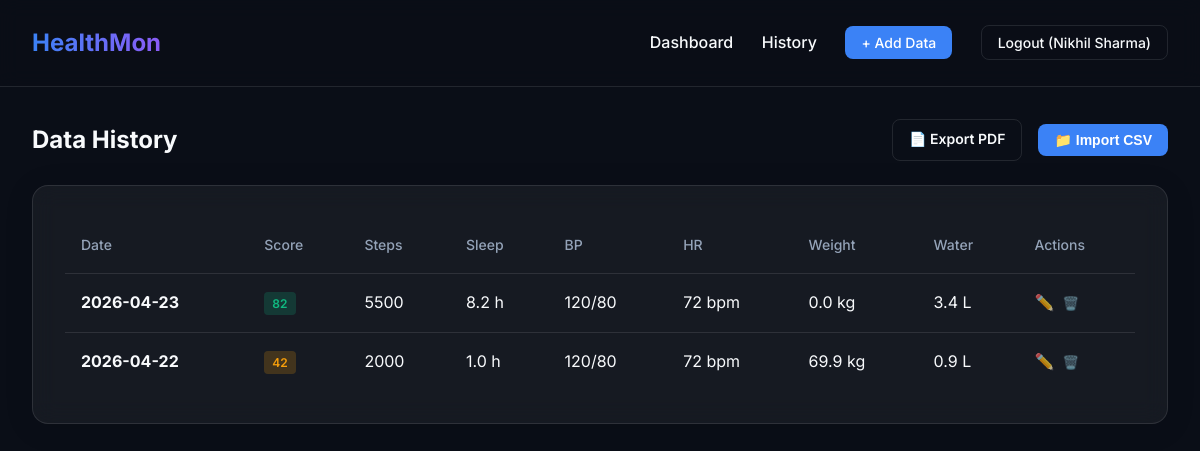
Page /history (signed in) on the earlier database version.
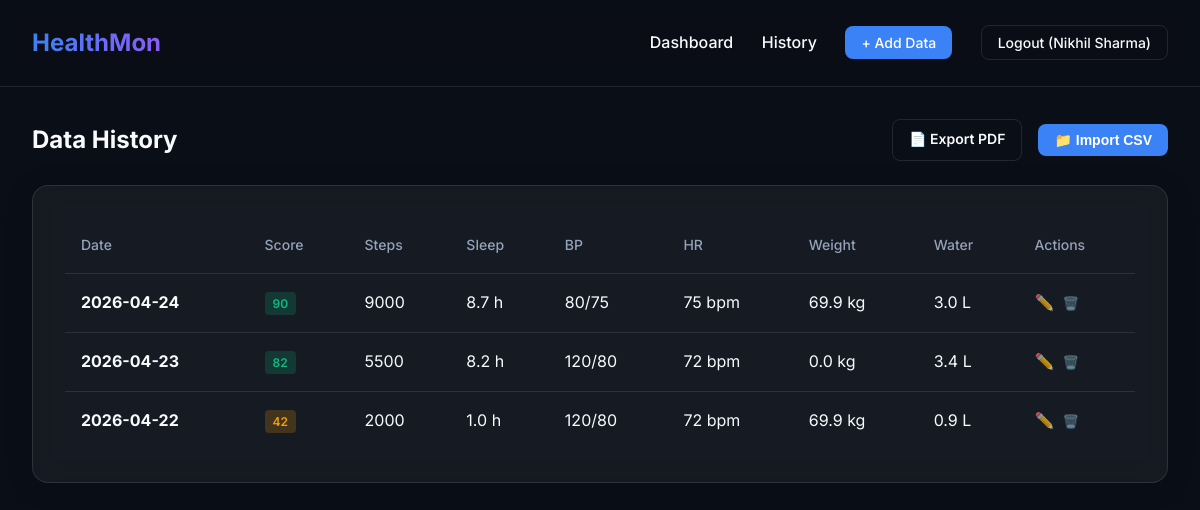
Same page on the later database version.
### models.py (models this page shows)
class DailyLog(db.Model):
    __tablename__ = 'daily_logs'
    id = db.Column(db.Integer, primary_key=True)
    user_id = db.Column(db.Integer, db.ForeignKey('users.id'), nullable=False)
    date = db.Column(db.Date, nullable=False, default=date.today)
    steps = db.Column(db.Integer, default=0)
    sleep_hours = db.Column(db.Float, default=0.0)
    bp_systolic = db.Column(db.Integer, default=120)
    bp_diastolic = db.Column(db.Integer, default=80)
    heart_rate = db.Column(db.Integer, default=72)
    weight = db.Column(db.Float, default=0.0)
    water_intake = db.Column(db.Float, default=0.0)   # litres
    score = db.Column(db.Integer, default=0)
    __table_args__ = (
        db.UniqueConstraint('user_id', 'date', name='uq_user_date'),
    )

### app.py (the view)
@app.route('/history')
@login_required
def history():
    uid = session['user_id']
    logs = DailyLog.query.filter_by(user_id=uid).order_by(DailyLog.date.desc()).all()
    return render_template('history.html', logs=logs)

### app.py (called while the page is built)
def login_required(f):
    @wraps(f)
    def decorated_function(*args, **kwargs):
        if 'user_id' not in session:
            flash('Please log in to access this page.', 'warning')
            return redirect(url_for('login'))
        return f(*args, **kwargs)
    return decorated_function

### templates/history.html (shortened to what this page needs)
{% extends "base.html" %}
{% block content %}
<div class="history-header">
    <h2>Data History</h2>
    <div class="history-actions">
        <a href="{{ url_for('export_pdf') }}" class="btn-outline-sm">📄 Export PDF</a>
        <form action="{{ url_for('upload_csv') }}" method="POST" enctype="multipart/form-data" class="inline-form" id="csvForm">
            <button type="button" class="btn-primary-sm" onclick="document.getElementById('csvFile').click();">
                📁 Import CSV
            </button>
        </form>
    </div>
</div>
<div class="table-container glass-card mt-3">
    {% if logs %}
    <table class="data-table">
        <thead>
            <tr>
                <th>Date</th>
                <th>Score</th>
                <th>Steps</th>
                <th>Sleep</th>
                <th>BP</th>
                <th>HR</th>
                <th>Weight</th>
                <th>Water</th>
                <th>Actions</th>
            </tr>
        </thead>
        <tbody>
            {% for log in logs %}
            <tr>
                <td><strong>{{ log.date }}</strong></td>
                <td>
                    <span class="badge score-badge {% if log.score > 75 %}high{% elif log.score > 40 %}med{% else %}low{% endif %}">
                        {{ log.score }}
                    </span>
                </td>
                <td>{{ log.steps }}</td>
                <td>{{ log.sleep_hours }} h</td>
                <td>{{ log.bp_systolic }}/{{ log.bp_diastolic }}</td>
                <td>{{ log.heart_rate }} bpm</td>
                <td>{{ log.weight }} kg</td>
                <td>{{ log.water_intake }} L</td>
                <td class="actions-cell">
                    <a href="{{ url_for('edit_log', log_id=log.id) }}" class="btn-icon">✏️</a>
                    <form action="{{ url_for('delete_log', log_id=log.id) }}" method="POST" class="inline-form" onsubmit="return confirm('Delete this entry?');">
                        <button type="submit" class="btn-icon delete">🗑️</button>
                    </form>
                </td>
            </tr>
            {% endfor %}
        </tbody>
    </table>
    {% else %}
    <div class="empty-state">
        <p>No health data logged yet.</p>
        <a href="{{ url_for('add_log') }}" class="btn-primary mt-2">Log Your First Entry</a>
    </div>
    {% endif %}
</div>
{% endblock %}

### templates/base.html (shortened to what this page needs)
<!DOCTYPE html>
<html lang="en">
<head>
    <link rel="stylesheet" href="{{ url_for('static', filename='style.css') }}">
</head>
<body>
    <nav class="navbar">
        <div class="nav-brand">HealthMon</div>
        <div class="nav-links">
            {% if session.get('user_id') %}
                <a href="{{ url_for('dashboard') }}">Dashboard</a>
                <a href="{{ url_for('history') }}">History</a>
                <a href="{{ url_for('add_log') }}" class="btn-primary-sm">+ Add Data</a>
                <a href="{{ url_for('logout') }}" class="btn-outline-sm">Logout ({{ session.get('user_name') }})</a>
            {% else %}
                <a href="{{ url_for('login') }}">Login</a>
                <a href="{{ url_for('register') }}" class="btn-primary-sm">Register</a>
            {% endif %}
        </div>
    </nav>
    <div class="container">
        <main>
            {% block content %}{% endblock %}
        </main>
    </div>
</body>
</html>

### static/style.css (style rules this page uses)
:root { --bg-dark: #0a0e17; --card-bg: rgba(255, 255, 255, 0.05); --card-border: rgba(255, 255, 255, 0.1); --text-main: #f8fafc; --text-muted: #94a3b8; --accent: #3b82f6; --accent-hover: #2563eb; --success: #10b981; --warning: #f59e0b; --danger: #ef4444; }
* { box-sizing: border-box; margin: 0; padding: 0; }
body { font-family: 'Inter', sans-serif; background-color: var(--bg-dark); color: var(--text-main); line-height: 1.6; min-height: 100vh; }
a { text-decoration: none; color: var(--accent); }
.container { max-width: 1200px; margin: 0 auto; padding: 2rem; }
.navbar { display: flex; justify-content: space-between; align-items: center; padding: 1.5rem 2rem; background: rgba(10, 14, 23, 0.8); backdrop-filter: blur(10px); border-bottom: 1px solid var(--card-border); position: sticky; top: 0; z-index: 100; }
.nav-brand { font-size: 1.5rem; font-weight: 700; background: linear-gradient(to right, #3b82f6, #8b5cf6); -webkit-background-clip: text; -webkit-text-fill-color: transparent; }
.nav-links a { color: var(--text-main); margin-left: 1.5rem; font-weight: 500; transition: color 0.2s; }
button { margin: 5px 0; }
.glass-card { position: relative; overflow: hidden; background: var(--card-bg); backdrop-filter: blur(12px); -webkit-backdrop-filter: blur(12px); border: 1px solid var(--card-border); border-radius: 16px; padding: 2rem; box-shadow: 0 4px 30px rgba(0, 0, 0, 0.1); }
.btn-primary, .btn-primary-sm { background: var(--accent); color: white !important; border: none; border-radius: 8px; cursor: pointer; font-weight: 600; transition: background 0.2s, transform 0.1s; }
.btn-primary-sm { padding: 0.5rem 1rem; font-size: 0.875rem; }
.btn-outline, .btn-outline-sm { background: transparent; color: var(--text-main) !important; border: 1px solid var(--card-border); border-radius: 8px; cursor: pointer; font-weight: 600; transition: background 0.2s; }
.btn-outline-sm { padding: 0.5rem 1rem; font-size: 0.875rem; }
.mt-3 { margin-top: 1.5rem; }
.history-header { display: flex; justify-content: space-between; align-items: center; }
.history-actions { display: flex; gap: 1rem; }
.table-container { overflow-x: auto; }
.data-table { width: 100%; border-collapse: collapse; text-align: left; }
.data-table th, .data-table td { padding: 1rem; border-bottom: 1px solid var(--card-border); }
.data-table th { color: var(--text-muted); font-weight: 500; font-size: 0.875rem; }
.data-table tr:last-child td { border-bottom: none; }
.badge { padding: 0.25rem 0.5rem; border-radius: 4px; font-size: 0.75rem; font-weight: 600; }
.score-badge.high { background: rgba(16, 185, 129, 0.2); color: var(--success); }
.score-badge.med { background: rgba(245, 158, 11, 0.2); color: var(--warning); }
.actions-cell { display: flex; gap: 0.5rem; }
.btn-icon { background: none; border: none; cursor: pointer; opacity: 0.7; transition: opacity 0.2s; }
.inline-form { display: inline; }

Differences in the rows shown:
added DailyLog: date "2026-04-24", score "90", steps "9000", sleep_hours "8.7", bp_systolic "80", bp_diastolic "75", heart_rate "75", weight "69.9", water_intake "3.0"
